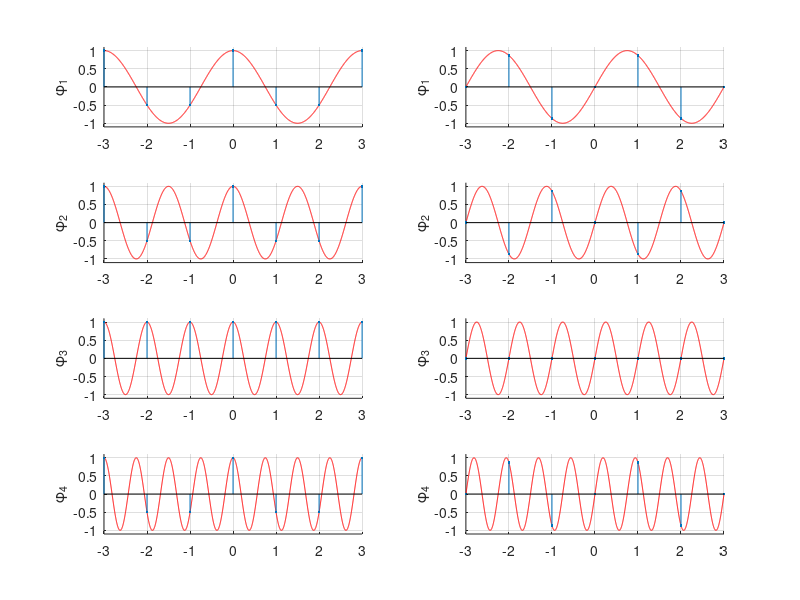

The MATLAB source for this figure:
clc;
clear all;
close all;

N=3; %N barle frq kome
w=2*pi/N;

fs=500; %real time sample rate(Hz)
t=-3:1/fs:3; %time index(s)
n=-3:1:3; %sample index

for cnt=1:4,
    subplot(4,2,cnt*2-1);
    h=plot(t,real(exp(j*cnt*w*t)),'r');
    set(h,'Linewidth',0.1);
    hold on;
    h=stem(n,real(exp(j*cnt*w*n)),'.');
    hold off;
    box off;
    grid on;
    
    xlim([min(t) max(t)]);
    ylim([-1.1 1.1]);
    ylabel(sprintf('\\phi_%d',cnt));
    
     subplot(4,2,cnt*2);
    h=plot(t,imag(exp(j*cnt*w*t)),'r');
    set(h,'Linewidth',0.1);
    hold on;
    h=stem(n,imag(exp(j*cnt*w*n)),'.');
    hold off;
    box off;
    grid on;
    
    xlim([min(t) max(t)]);
    ylim([-1.1 1.1]);
    ylabel(sprintf('\\phi_%d',cnt));
    
end